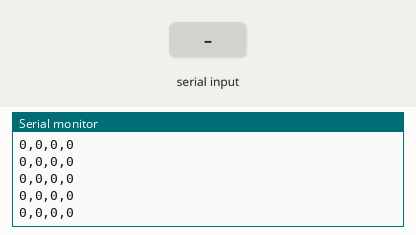
A sketch run on a simulated Arduino Uno, built with avr-gcc and run on an emulated ATmega328P. Parts: the last lines printed to the serial monitor. Inputs (shaded band) come from the test bench.

Above: at 1.2 s.
1.3 s: "90,45,200\n" received over Serial
At 2.5 s:
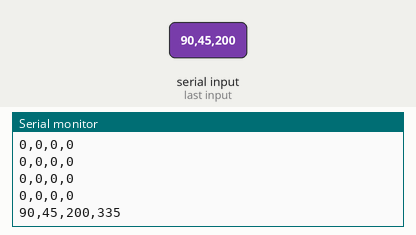
2.8 s: "30,150,10\n" received over Serial
At 3.6 s:
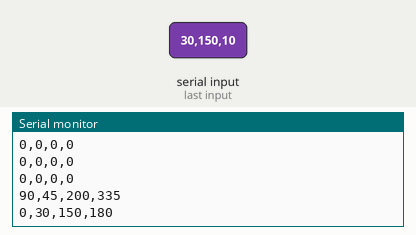
Timing chart, 0 to 5.8 s (numbered marks = the images above; inputs shaded):
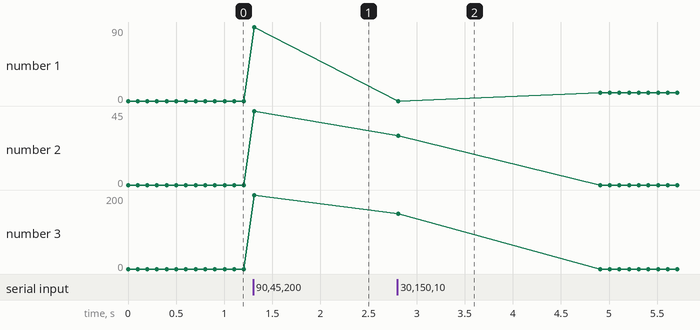

Measured:
- after the input at 1.3 s, the serial monitor: prints a new line at once (image 1)
- after the input at 2.8 s, the serial monitor: prints a new line at once (image 2)
- plotted number 1: 0 → 90 after the input at 1.3 s, 90 → 10 after the input at 2.8 s
- plotted number 2: 0 → 45 after the input at 1.3 s
- plotted number 3: 0 → 200 after the input at 1.3 s

The sketch:

roundtrip_example.ino
```cpp
int a=0;
int b=0;
int c=0;
int d=0;

void setup(){
  Serial.begin(9600);

}

void loop(){
  if(Serial.available()>0){
    a=Serial.parseInt();
    b=Serial.parseInt();
    c=Serial.parseInt();

  }
  d=a+b+c;
  Serial.print(a);Serial.print(",");
  Serial.print(b);Serial.print(",");
  Serial.print(c);Serial.print(",");
  Serial.println(d);
  delay(100);

}
```
